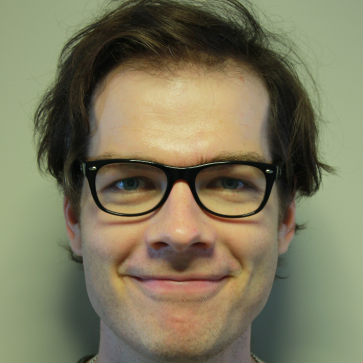
#> input picture Coursework2/images/carl.png, 363 x 363 px
$ jupyter execute imgproc.ipynb
#> lines starting #> are read from the running program, lines starting #| are printed output that depends on the picture; after the words box and inside, x2 and y2 are one past the last pixel; in counts of white or black regions, pixels touching at a corner belong together
# Image Processing

[cell 1]
import cv2
ori_img = cv2.imread('./images/carl.png', 0)
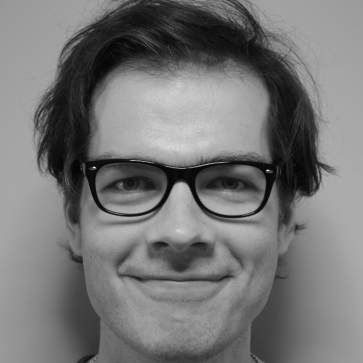
#> ori_img: shape (363, 363); min 3, max 249, mean 117.9
img = cv2.resize(ori_img,None,fx=0.5,fy=0.5)
# print(ori_img.shape)
# print(img.shape)
cv2.imshow('test image', img)
cv2.imwrite(r'./images/grey_carl.jpg', img)
cv2.waitKey(0)
cv2.destroyAllWindows()

[cell 2]
import numpy as np
import matplotlib.pyplot as plt

def add_gaussian_noise(im,prop,varSigma):
#> called with prop = 0.5, varSigma = 1
    N = int(np.round(np.prod(im.shape)*prop))
#> N = 16562
    index = np.unravel_index(np.random.permutation(np.prod(im.shape))[1:N],im.shape)
    e = varSigma*np.random.randn(np.prod(im.shape)).reshape(im.shape)
    im2 = np.copy(im).astype('float')
    im2[index] += e[index]
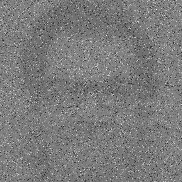
#> im2: shape (182, 182) float64; min -3.53, max 4.71, mean 0.463; drawn with min black and max white
    return im2

def add_saltnpeppar_noise(im,prop):
    N = int(np.round(np.prod(im.shape)*prop))
    index = np.unravel_index(np.random.permutation(np.prod(im.shape))[1:N],im.shape)
    im2 = np.copy(im)
    im2[index] = 1-im2[index]
    return im2

prop = 0.5
# prop: percentage of images to alter (parameter for both noise mask), prop = 1 --> 100% colour inversion for saltnpeppar noise.
varSigma = 1
# varSigma = standard deviation parameter for Gaussian noise, low varSigma --> smoother noise spread.

prop_img = img/255
gauss_noise = add_gaussian_noise(prop_img,prop,varSigma)
cv2.imshow('gaussian noise', gauss_noise)
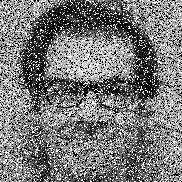
#> window 'gaussian noise': shape (182, 182); min 0, max 255, mean 120.5
cv2.imwrite(r'./images/gauss_carl.jpg', gauss_noise)
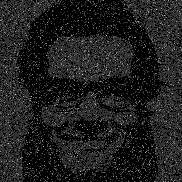
#> saved as gauss_carl.jpg: shape (182, 182); min 0, max 5, mean 0.601; drawn with min black and max white


snp_noise = add_saltnpeppar_noise(prop_img,prop)
#> in add_saltnpeppar_noise, `im2[index] = 1-im2[index]`:
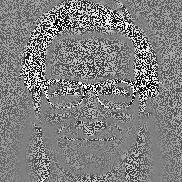
#> im2: shape (182, 182) float64; min 0.0196, max 0.984, mean 0.501
cv2.imshow('saltnpeppar noise', snp_noise)
cv2.imwrite(r'./images/snp_carl.jpg', snp_noise)
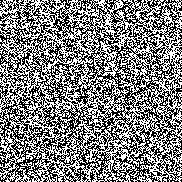
#> saved as snp_carl.jpg: shape (182, 182); values 0 (black) and 1 (white), 49.9% white in thin lines or dots

cv2.waitKey(0)
cv2.destroyAllWindows()

[cell 3]
img_gray_arr = np.asarray(prop_img) # convert input into computable array
x = np.rint(img_gray_arr) # round elements of array to nearest integer to determine if pixel is black or white
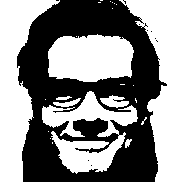
#> x: shape (182, 182) float64; values 0 (black) and 1 (white), 54.1% white; 10 black regions (9 under 20 px), largest, box (x1, y1, x2, y2) and area: (17, 0, 167, 182) 15174
img_mean = np.mean(x)
#> img_mean = 0.541
img_arr = np.copy(x)
img_arr[x<img_mean] = -1 # if below average pixel value set to black
img_arr[x>=img_mean] = 1 # if above average pixel value set to white
'''
To see the exact pixel values for analysis uncommonent the codes below
'''
# [5 lines of commented-out code are left out]

binary_img = cv2.imshow('binary image', img_arr)
cv2.imwrite(r'./images/binary_carl.jpg', img_arr)
cv2.waitKey(0)
cv2.destroyAllWindows()

[cell 4]
noisy_img_gray_arr = np.asarray(gauss_noise) # Change to snp_noise to see how saltnpeppar noise mask differ
y = np.rint(noisy_img_gray_arr)
noisy_img_mean = np.mean(y)
#> noisy_img_mean = 0.499
noisy_img_arr = np.copy(y)
noisy_img_arr[y<noisy_img_mean] = -1
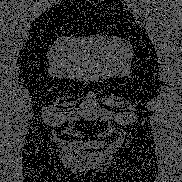
#> noisy_img_arr: shape (182, 182) float64; min -1, max 5, mean 0.111; drawn with min black and max white
noisy_img_arr[y>=noisy_img_mean] = 1
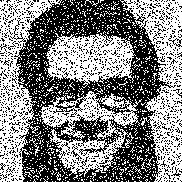
#> noisy_img_arr: shape (182, 182) float64; values -1 (black) and 1 (white), 51% white; black in thin lines or dots

binary_noise = cv2.imshow('binary noise', noisy_img_arr)
print(noisy_img_arr.shape)
#| (182, 182)
cv2.imwrite(r'./images/binary_carl_noise.jpg', noisy_img_arr)
cv2.waitKey(0)
cv2.destroyAllWindows()

$ run again, with Coursework2/images/gauss_noise.jpg saved as Coursework2/images/carl.png
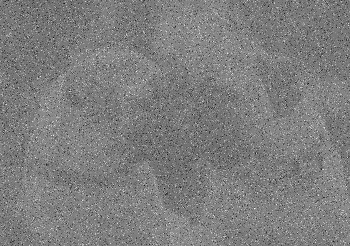
#> input picture Coursework2/images/gauss_noise.jpg, 350 x 246 px
#> ori_img is the input picture: shape (246, 350); min 0, max 255, mean 125.9
#> `cv2.imwrite(r'./images/snp_carl.jpg', snp_noise)`:
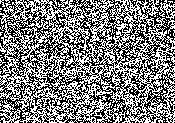
#> saved as snp_carl.jpg: shape (123, 175); values 0 (black) and 1 (white), 49.6% white in thin lines or dots
#> x: shape (123, 175) float64; values 0 (black) and 1 (white), 45.1% white in thin lines or dots
#> img_mean = 0.451
#> img_arr: shape (123, 175) float64; values -1 (black) and 1 (white), 45.1% white in thin lines or dots
#> noisy_img_mean = 0.479
#> `noisy_img_arr[y>=noisy_img_mean] = 1`:
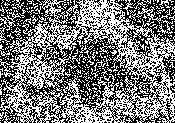
#> noisy_img_arr: shape (123, 175) float64; values -1 (black) and 1 (white), 47.8% white in thin lines or dots
#| (123, 175)

$ run again, with Coursework2/images/snp_noise.jpg saved as Coursework2/images/carl.png
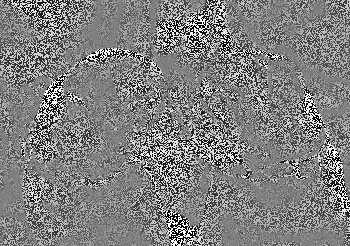
#> input picture Coursework2/images/snp_noise.jpg, 350 x 246 px
#> ori_img is the input picture: shape (246, 350); min 0, max 255, mean 127.6
#> `cv2.imwrite(r'./images/snp_carl.jpg', snp_noise)`:
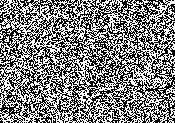
#> saved as snp_carl.jpg: shape (123, 175); values 0 (black) and 1 (white), 50.2% white; black in thin lines or dots
#> x: shape (123, 175) float64; values 0 (black) and 1 (white), 50.1% white; black in thin lines or dots
#> img_mean = 0.501
#> noisy_img_mean = 0.508
#> `noisy_img_arr[y>=noisy_img_mean] = 1`:
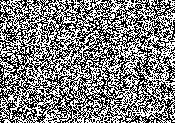
#> noisy_img_arr: shape (123, 175) float64; values -1 (black) and 1 (white), 50.5% white; black in thin lines or dots
#| (123, 175)
